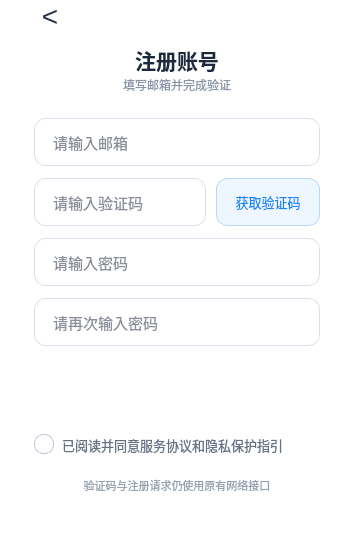
<?xml version="1.0" encoding="UTF-8"?>
<ui version="4.0">
 <class>RegisterPage</class>
 <widget class="QWidget" name="RegisterPage">
  <property name="minimumSize"><size><width>0</width><height>0</height></size></property>
  <property name="styleSheet">
   <string notr="true">QWidget#RegisterPage {
    border: none;
    background: transparent;
    font-family: "Microsoft YaHei UI", "Microsoft YaHei", sans-serif;
}
QPushButton#backButton {
    min-width: 32px;
    max-width: 32px;
    min-height: 32px;
    max-height: 32px;
    border: none;
    border-radius: 16px;
    background: transparent;
    color: #263246;
    font-size: 28px;
    font-weight: 300;
}
QPushButton#backButton:hover {
    background: rgba(22, 135, 248, 22);
    color: #0879ec;
}
QLabel#registerTitle {
    color: #1d2a3e;
    font-size: 21px;
    font-weight: 600;
}
QLabel#registerHint {
    color: #8a96a7;
    font-size: 12px;
}
QLineEdit#accountEdit,
QLineEdit#verifyCodeEdit,
QLineEdit#passwordEdit,
QLineEdit#confirmPasswordEdit {
    min-height: 46px;
    max-height: 46px;
    border: 1px solid #d7e0ea;
    border-radius: 11px;
    padding-left: 16px;
    padding-right: 14px;
    background: rgba(255, 255, 255, 242);
    color: #172033;
    selection-background-color: #1687f8;
    font-size: 15px;
}
QLineEdit#accountEdit:hover,
QLineEdit#verifyCodeEdit:hover,
QLineEdit#passwordEdit:hover,
QLineEdit#confirmPasswordEdit:hover {
    border-color: #b9cce1;
}
QLineEdit#accountEdit:focus,
QLineEdit#verifyCodeEdit:focus,
QLineEdit#passwordEdit:focus,
QLineEdit#confirmPasswordEdit:focus {
    border: 1px solid #278ef4;
    background: white;
}
QPushButton#getCodeButton {
    min-width: 102px;
    max-width: 102px;
    min-height: 46px;
    max-height: 46px;
    border: 1px solid #b7d8fb;
    border-radius: 11px;
    background: #eef7ff;
    color: #1687f8;
    font-size: 13px;
}
QPushButton#getCodeButton:hover {
    border-color: #1687f8;
    background: #e4f2ff;
}
QPushButton#getCodeButton:disabled {
    color: #9aa8b7;
    border-color: #dce3eb;
    background: #f3f5f8;
}
QPushButton#submitButton {
    min-height: 50px;
    max-height: 50px;
    border: none;
    border-radius: 12px;
    background: qlineargradient(x1:0, y1:0, x2:1, y2:0,
                                stop:0 #1687f8,
                                stop:1 #0879ec);
    color: white;
    font-size: 19px;
    font-weight: 500;
}
QPushButton#submitButton:hover { background: #0878e7; }
QPushButton#submitButton:pressed { background: #0669cb; }
QPushButton#submitButton:disabled { background: #9dcaf5; color: rgba(255,255,255,190); }
QCheckBox#agreementBox {
    spacing: 8px;
    color: #667184;
    font-size: 13px;
}
QCheckBox::indicator {
    width: 18px;
    height: 18px;
    border: 1px solid #b8c4d2;
    border-radius: 9px;
    background: white;
}
QCheckBox::indicator:hover { border-color: #1687f8; }
QCheckBox::indicator:checked { border-color: #1687f8; background: #1687f8; image: url(:/assets/check.png); }
QLabel#tipLabel {
    min-height: 22px;
    color: #df5964;
    font-size: 12px;
}
QLabel#noteLabel {
    color: #97a2b1;
    font-size: 11px;
}</string>
  </property>
  <layout class="QVBoxLayout" name="rootLayout">
   <property name="spacing"><number>0</number></property>
   <property name="leftMargin"><number>34</number></property>
   <property name="topMargin"><number>0</number></property>
   <property name="rightMargin"><number>34</number></property>
   <property name="bottomMargin"><number>24</number></property>
   <item>
    <layout class="QHBoxLayout" name="backRowLayout">
     <property name="spacing"><number>0</number></property>
     <item><widget class="QPushButton" name="backButton"><property name="text"><string>&lt;</string></property><property name="cursor"><cursorShape>PointingHandCursor</cursorShape></property><property name="flat"><bool>true</bool></property></widget></item>
     <item><spacer name="backRowSpacer"><property name="orientation"><enum>Qt::Horizontal</enum></property><property name="sizeHint" stdset="0"><size><width>40</width><height>20</height></size></property></spacer></item>
    </layout>
   </item>
   <item><spacer name="topSpacer"><property name="orientation"><enum>Qt::Vertical</enum></property><property name="sizeHint" stdset="0"><size><width>20</width><height>12</height></size></property></spacer></item>
   <item><widget class="QLabel" name="registerTitle"><property name="text"><string>注册账号</string></property><property name="alignment"><set>Qt::AlignCenter</set></property></widget></item>
   <item><widget class="QLabel" name="registerHint"><property name="text"><string>填写邮箱并完成验证</string></property><property name="alignment"><set>Qt::AlignCenter</set></property></widget></item>
   <item><spacer name="titleBottomSpacer"><property name="orientation"><enum>Qt::Vertical</enum></property><property name="sizeHint" stdset="0"><size><width>20</width><height>24</height></size></property></spacer></item>
   <item><widget class="QLineEdit" name="accountEdit"><property name="placeholderText"><string>请输入邮箱</string></property><property name="clearButtonEnabled"><bool>true</bool></property></widget></item>
   <item><spacer name="fieldSpacer1"><property name="orientation"><enum>Qt::Vertical</enum></property><property name="sizeHint" stdset="0"><size><width>20</width><height>12</height></size></property></spacer></item>
   <item>
    <layout class="QHBoxLayout" name="verifyCodeLayout">
     <property name="spacing"><number>10</number></property>
     <item><widget class="QLineEdit" name="verifyCodeEdit"><property name="placeholderText"><string>请输入验证码</string></property><property name="clearButtonEnabled"><bool>true</bool></property></widget></item>
     <item><widget class="QPushButton" name="getCodeButton"><property name="text"><string>获取验证码</string></property><property name="cursor"><cursorShape>PointingHandCursor</cursorShape></property></widget></item>
    </layout>
   </item>
   <item><spacer name="fieldSpacer2"><property name="orientation"><enum>Qt::Vertical</enum></property><property name="sizeHint" stdset="0"><size><width>20</width><height>12</height></size></property></spacer></item>
   <item><widget class="QLineEdit" name="passwordEdit"><property name="placeholderText"><string>请输入密码</string></property><property name="echoMode"><enum>QLineEdit::Password</enum></property><property name="clearButtonEnabled"><bool>true</bool></property></widget></item>
   <item><spacer name="fieldSpacer3"><property name="orientation"><enum>Qt::Vertical</enum></property><property name="sizeHint" stdset="0"><size><width>20</width><height>12</height></size></property></spacer></item>
   <item><widget class="QLineEdit" name="confirmPasswordEdit"><property name="placeholderText"><string>请再次输入密码</string></property><property name="echoMode"><enum>QLineEdit::Password</enum></property><property name="clearButtonEnabled"><bool>true</bool></property></widget></item>
   <item><spacer name="submitTopSpacer"><property name="orientation"><enum>Qt::Vertical</enum></property><property name="sizeHint" stdset="0"><size><width>20</width><height>22</height></size></property></spacer></item>
   <item><widget class="QPushButton" name="submitButton"><property name="text"><string>注册</string></property><property name="cursor"><cursorShape>PointingHandCursor</cursorShape></property></widget></item>
   <item><spacer name="agreementTopSpacer"><property name="orientation"><enum>Qt::Vertical</enum></property><property name="sizeHint" stdset="0"><size><width>20</width><height>16</height></size></property></spacer></item>
   <item><widget class="QCheckBox" name="agreementBox"><property name="text"><string>已阅读并同意服务协议和隐私保护指引</string></property></widget></item>
   <item><widget class="QLabel" name="tipLabel"><property name="text"><string/></property><property name="alignment"><set>Qt::AlignCenter</set></property><property name="wordWrap"><bool>true</bool></property></widget></item>
   <item><widget class="QLabel" name="noteLabel"><property name="text"><string>验证码与注册请求仍使用原有网络接口</string></property><property name="alignment"><set>Qt::AlignCenter</set></property><property name="wordWrap"><bool>true</bool></property></widget></item>
   <item><spacer name="bottomSpacer"><property name="orientation"><enum>Qt::Vertical</enum></property><property name="sizeHint" stdset="0"><size><width>20</width><height>20</height></size></property></spacer></item>
  </layout>
 </widget>
 <resources/>
 <connections/>
</ui>
